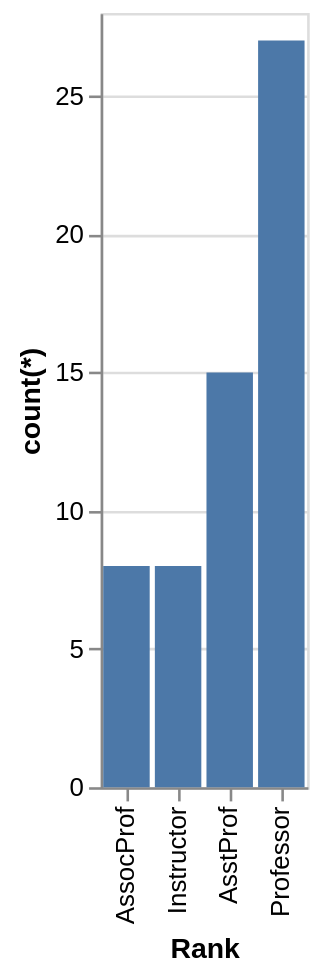

This figure's Vega-Lite source:
### Vega-Lite specification from a JSON file in a GitHub repository (floating-point values rounded to 4 significant figures)
{"data": {"values": [{"x_data": "AssocProf", "y_data": 8}, {"x_data": "Instructor", "y_data": 8}, {"x_data": "AsstProf", "y_data": 15}, {"x_data": "Professor", "y_data": 27}]}, "mark": "bar", "encoding": {"x": {"field": "x_data", "type": "nominal", "title": "Rank", "sort": {"op": "sum", "field": "y_data", "order": "ascending"}}, "y": {"field": "y_data", "type": "quantitative", "title": "count(*)"}}}
